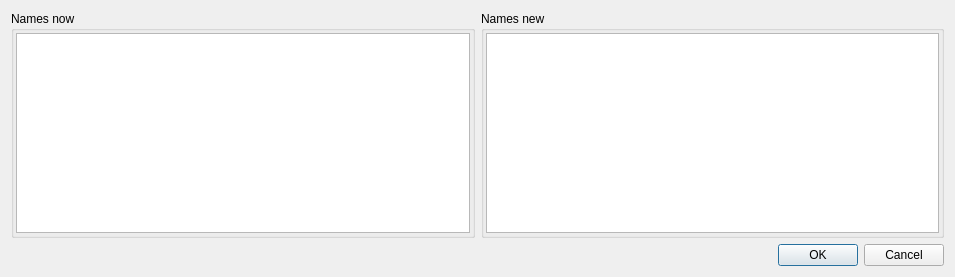
<?xml version="1.0" encoding="UTF-8"?>
<ui version="4.0">
 <class>Preview</class>
 <widget class="QDialog" name="Preview">
  <property name="geometry">
   <rect>
    <x>0</x>
    <y>0</y>
    <width>955</width>
    <height>277</height>
   </rect>
  </property>
  <property name="windowTitle">
   <string>AssistantQt: Rename preview</string>
  </property>
  <layout class="QGridLayout" name="gridLayout_2">
   <item row="0" column="0">
    <layout class="QGridLayout" name="gridLayout">
     <item row="0" column="0">
      <layout class="QHBoxLayout" name="horizontalLayout">
       <item>
        <widget class="QGroupBox" name="groupBox">
         <property name="title">
          <string>Names now</string>
         </property>
         <layout class="QGridLayout" name="gridLayout_3">
          <property name="leftMargin">
           <number>2</number>
          </property>
          <property name="topMargin">
           <number>2</number>
          </property>
          <property name="rightMargin">
           <number>2</number>
          </property>
          <property name="bottomMargin">
           <number>2</number>
          </property>
          <property name="spacing">
           <number>1</number>
          </property>
          <item row="0" column="0">
           <widget class="QListView" name="listViewNow">
            <property name="font">
             <font>
              <pointsize>10</pointsize>
             </font>
            </property>
            <property name="focusPolicy">
             <enum>Qt::NoFocus</enum>
            </property>
            <property name="editTriggers">
             <set>QAbstractItemView::NoEditTriggers</set>
            </property>
            <property name="showDropIndicator" stdset="0">
             <bool>false</bool>
            </property>
            <property name="alternatingRowColors">
             <bool>true</bool>
            </property>
            <property name="selectionMode">
             <enum>QAbstractItemView::NoSelection</enum>
            </property>
            <property name="selectionBehavior">
             <enum>QAbstractItemView::SelectColumns</enum>
            </property>
            <property name="spacing">
             <number>0</number>
            </property>
           </widget>
          </item>
         </layout>
        </widget>
       </item>
       <item>
        <widget class="QGroupBox" name="groupBox_2">
         <property name="title">
          <string>Names new</string>
         </property>
         <layout class="QGridLayout" name="gridLayout_4">
          <property name="leftMargin">
           <number>2</number>
          </property>
          <property name="topMargin">
           <number>2</number>
          </property>
          <property name="rightMargin">
           <number>2</number>
          </property>
          <property name="bottomMargin">
           <number>2</number>
          </property>
          <property name="spacing">
           <number>1</number>
          </property>
          <item row="0" column="0">
           <widget class="QListView" name="listViewWill">
            <property name="font">
             <font>
              <pointsize>10</pointsize>
             </font>
            </property>
            <property name="focusPolicy">
             <enum>Qt::NoFocus</enum>
            </property>
            <property name="editTriggers">
             <set>QAbstractItemView::NoEditTriggers</set>
            </property>
            <property name="showDropIndicator" stdset="0">
             <bool>false</bool>
            </property>
            <property name="alternatingRowColors">
             <bool>true</bool>
            </property>
            <property name="selectionMode">
             <enum>QAbstractItemView::NoSelection</enum>
            </property>
            <property name="selectionBehavior">
             <enum>QAbstractItemView::SelectItems</enum>
            </property>
           </widget>
          </item>
         </layout>
        </widget>
       </item>
      </layout>
     </item>
    </layout>
   </item>
   <item row="1" column="0">
    <widget class="QDialogButtonBox" name="buttonBox">
     <property name="orientation">
      <enum>Qt::Horizontal</enum>
     </property>
     <property name="standardButtons">
      <set>QDialogButtonBox::Cancel|QDialogButtonBox::Ok</set>
     </property>
    </widget>
   </item>
  </layout>
 </widget>
 <resources/>
 <connections>
  <connection>
   <sender>buttonBox</sender>
   <signal>accepted()</signal>
   <receiver>Preview</receiver>
   <slot>accept()</slot>
   <hints>
    <hint type="sourcelabel">
     <x>248</x>
     <y>254</y>
    </hint>
    <hint type="destinationlabel">
     <x>157</x>
     <y>274</y>
    </hint>
   </hints>
  </connection>
  <connection>
   <sender>buttonBox</sender>
   <signal>rejected()</signal>
   <receiver>Preview</receiver>
   <slot>reject()</slot>
   <hints>
    <hint type="sourcelabel">
     <x>316</x>
     <y>260</y>
    </hint>
    <hint type="destinationlabel">
     <x>286</x>
     <y>274</y>
    </hint>
   </hints>
  </connection>
 </connections>
</ui>
